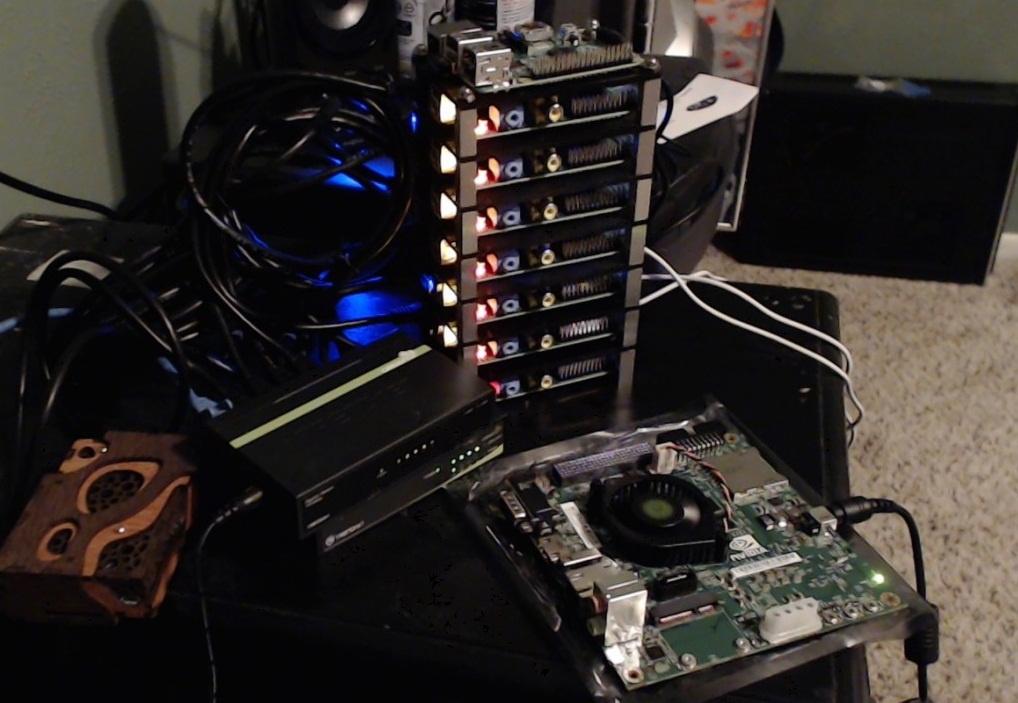
#> input picture opencv-template-matching-python-tutorial.jpg, 1018 x 703 px, given in place of the camera
$ python edge.py   (older library calls are emulated)
#> lines starting #> are read from the running program, lines starting #| are printed output that depends on the picture
import cv2
import numpy as np

cap = cv2.VideoCapture(0)

while True:
    _, frame = cap.read()
#> frame is the input picture: shape (703, 1018, 3); mean B, G, R 40.7, 43.2, 48.1

    laplacian = cv2.Laplacian(frame, cv2.CV_8U)
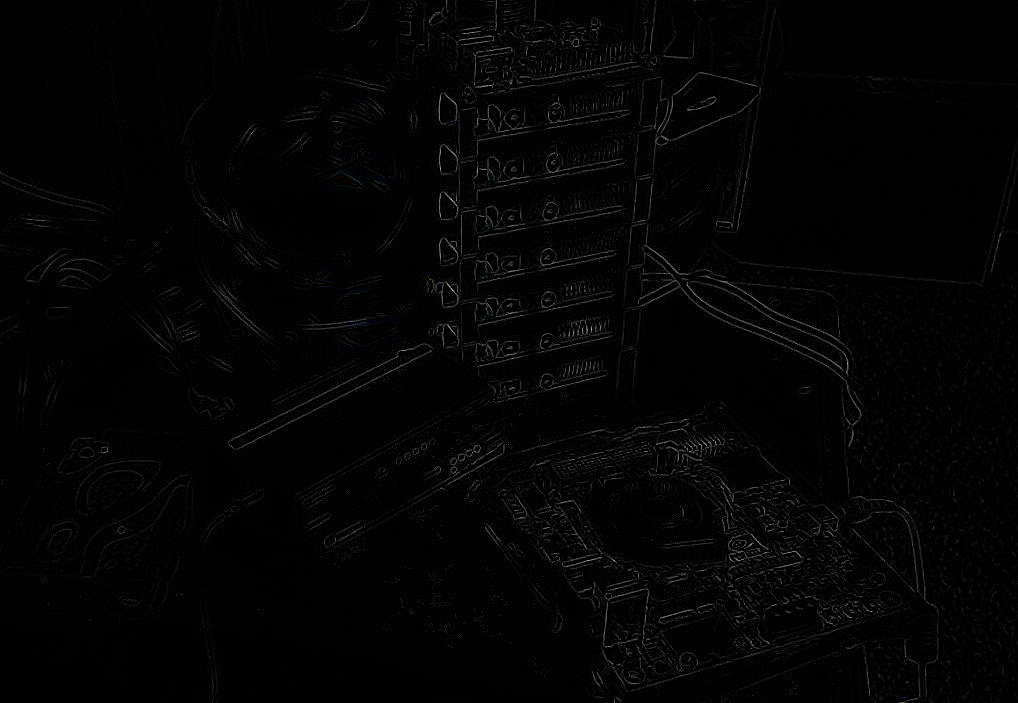
#> laplacian: shape (703, 1018, 3); mean B, G, R 3.7, 3.5, 3.5
    sobelx = cv2.Sobel(frame, cv2.CV_8U, 1, 0, ksize=5)
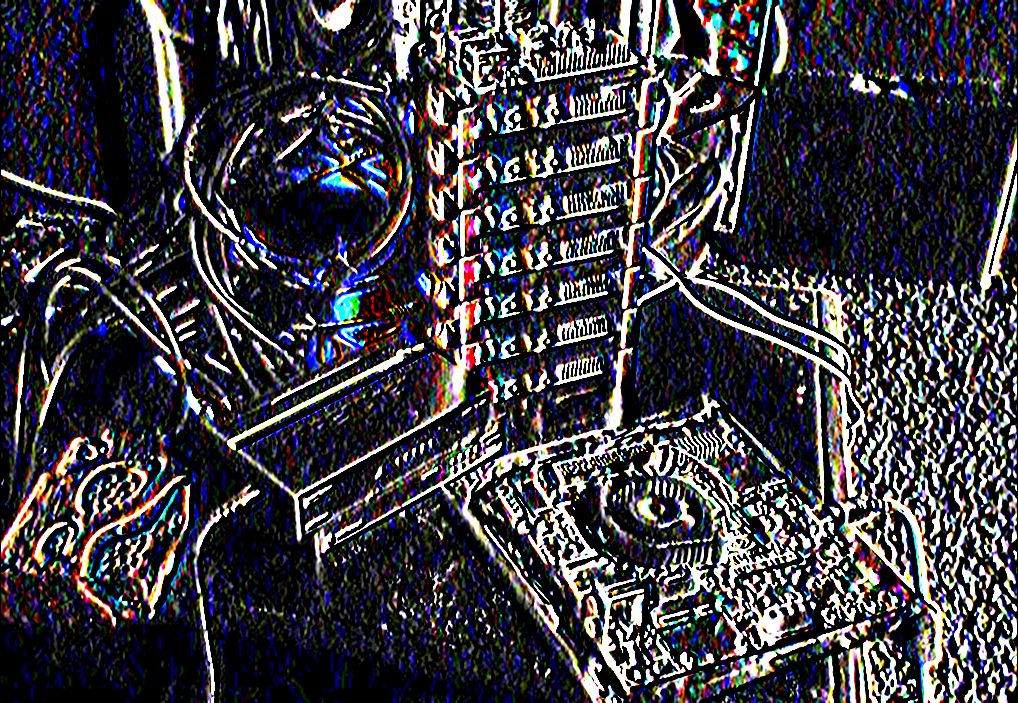
#> sobelx: shape (703, 1018, 3); mean B, G, R 66.3, 59.7, 61.7
    sobely = cv2.Sobel(frame, cv2.CV_8U, 0, 1, ksize=5)
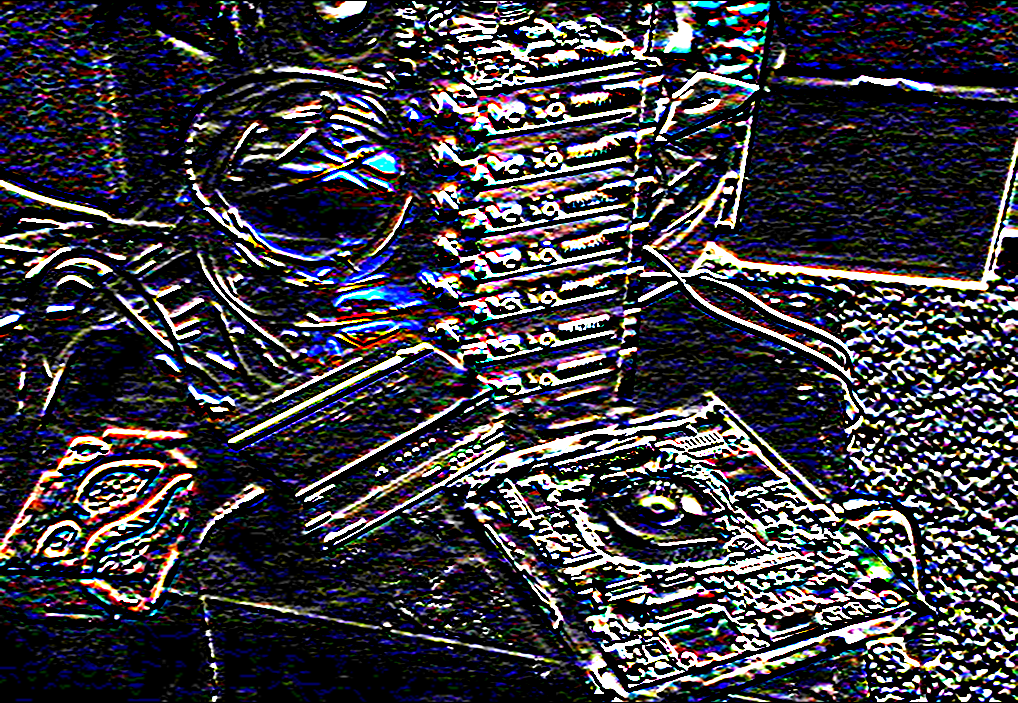
#> sobely: shape (703, 1018, 3); mean B, G, R 65.7, 58.4, 60.3
    edges = cv2.Canny(frame, 200, 100)
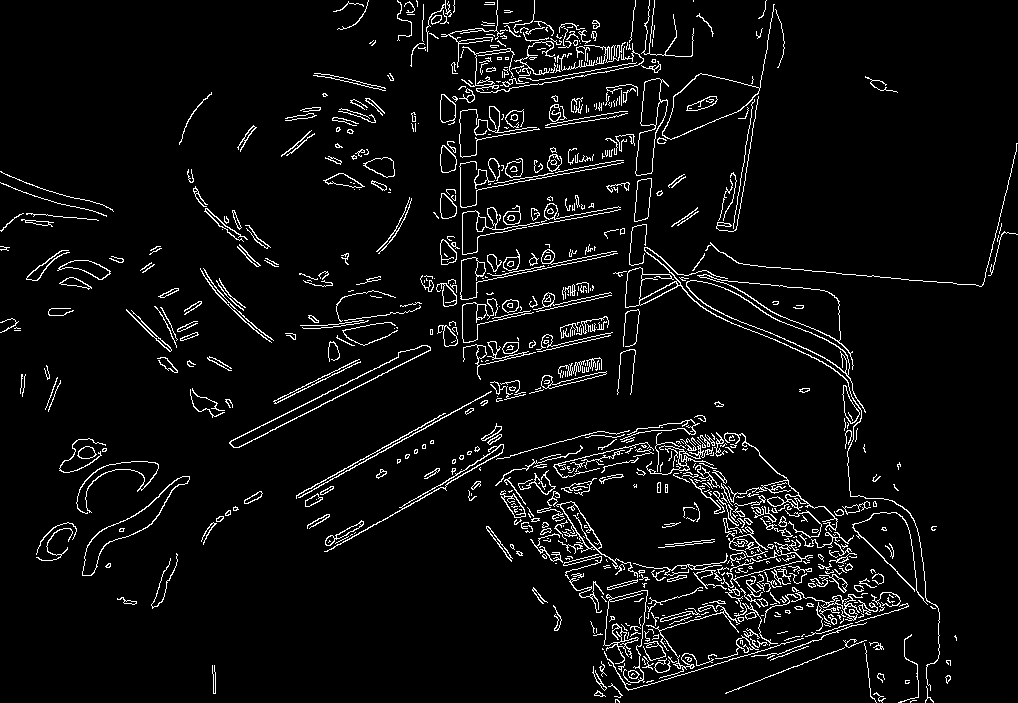
#> edges: shape (703, 1018); 5.3% white in thin lines or dots

    cv2.imshow('frame', frame)
    cv2.imshow('laplacian', laplacian)
    cv2.imshow('sobelx', sobelx)
    cv2.imshow('sobely', sobely)
    cv2.imshow('edges', edges)

    k = cv2.waitKey(5) & 0xFF
#> (key Esc is pressed here)
    if k == 27:
        break

cap.release()
cv2.destroyAllWindows()
